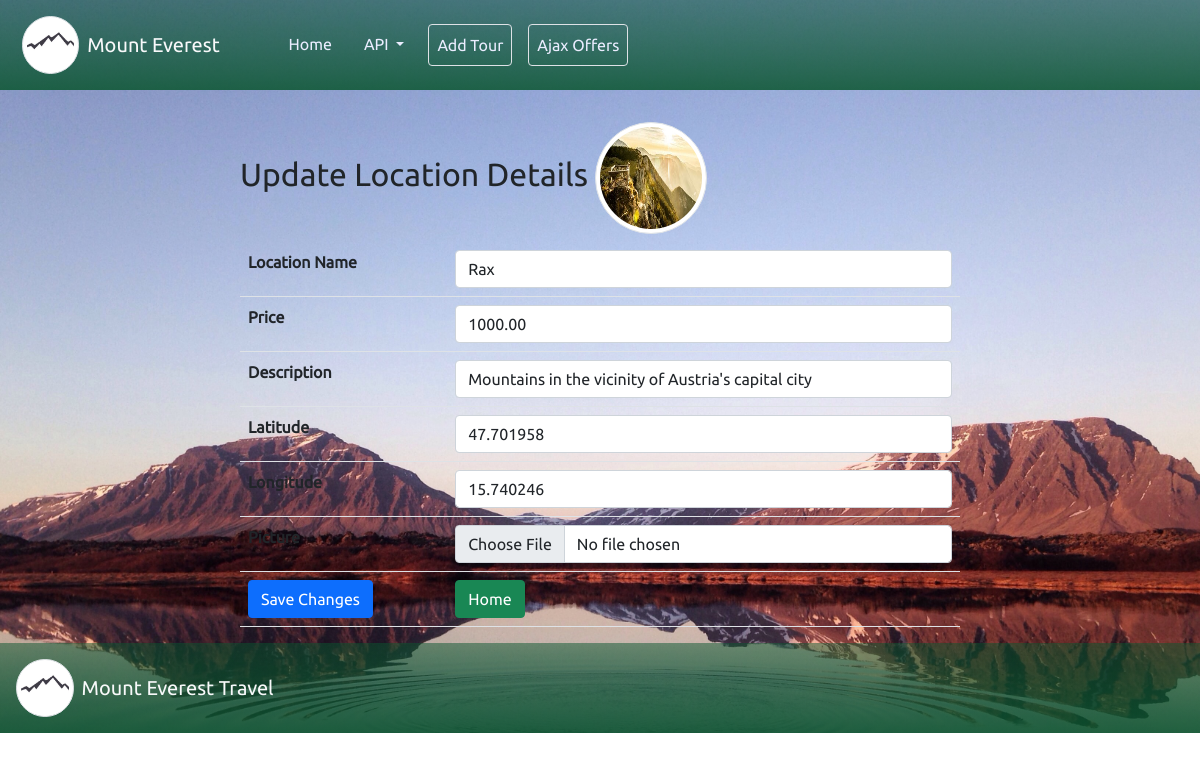
Page /update.php?id=1 on the committed database.
### tables this page shows
CREATE TABLE `locations` (
  `loc_id` int(11) NOT NULL,
  `location_name` varchar(255) NOT NULL,
  `price` decimal(10,2) NOT NULL,
  `description` varchar(255) NOT NULL,
  `activities` varchar(255) DEFAULT 'Climbing and hiking',
  `latitude` decimal(8,6) NOT NULL,
  `longitude` decimal(9,6) NOT NULL,
  `picture` varchar(255) DEFAULT NULL,
  `created_at` timestamp NOT NULL DEFAULT current_timestamp() ON UPDATE current_timestamp()
);

### update.php (the view, shortened to what this page needs)
<?php
require_once 'includes/db_connect.inc.php';
if ($_GET['id']) {
    $id = $_GET['id'];
    $sql = "SELECT * FROM locations WHERE loc_id = {$id};";
    $res = mysqli_query($connect, $sql);
    if (mysqli_num_rows($res) == 1) {
        $data = mysqli_fetch_assoc($res);
        $loc = $data['location_name'];
        $price = $data['price'];
        $desc = $data['description'];
        $lat = $data['latitude'];
        $lng = $data['longitude'];
        $pic = $data['picture'];
    } else {
        header("location: error.php");
    }
} else {
    header("location: error.php");
}
?>
<!DOCTYPE html>
<html lang="en" dir="ltr">
<head>
    <?php require_once 'includes/bootstrap_css.inc.php'; ?>
    <link rel="stylesheet" href="sass/main.css">
</head>
<body>
    <div class="update-container">
        <?php require_once 'includes/nav_root.inc.php'; ?>
        <fieldset class="fieldset-update">
            <legend class='h2 me-3'>Update Location Details
                <img class='img-thumbnail rounded-circle' src='img/<?php echo $pic ?>' alt="<?php echo $loc ?>">
            </legend>
            <form action="actions/a_update.php" method="POST" enctype="multipart/form-data">
                <table class="table table-hover">
                    <tr>
                        <th>Location Name</th>
                        <td>
                            <input class="form-control" type="text" name="location_name" placeholder="Location Name"
                                value="<?php echo $loc ?>" />
                        </td>
                    </tr>
                    <tr>
                        <th>Price</th>
                        <td>
                            <input class="form-control" type="number" name="price" step="any" placeholder="Price"
                                value="<?php echo $price ?>" />
                        </td>
                    </tr>
                    <tr>
                        <th>Description</th>
                        <td>
                            <input class="form-control" type="text" name="description" placeholder="Description"
                                value="<?php echo $desc ?>" />
                        </td>
                    </tr>
                    <tr>
                        <th>Latitude</th>
                        <td>
                            <input class="form-control" type="number" name="latitude" step="any" placeholder="Latitude"
                                value="<?php echo $lat ?>" />
                        </td>
                    </tr>
                    <tr>
                        <th>Longitude</th>
                        <td><input class="form-control" type="number" name="longitude" step="any"
                                placeholder="Longitude" value="<?php echo $lng ?>" /></td>
                    </tr>
                    <tr>
                        <th>Picture</th>
                        <td>
                            <input class="form-control" type="file" name="picture" />
                        </td>
                    </tr>
                    <tr>
                        <td>
                            <button class="btn btn-primary" type="submit">Save Changes</button>
                        </td>
                        <td>
                            <a href="index.php">
                                <button class="btn btn-success" type="button">Home</button>
                            </a>
                        </td>
                    </tr>
                </table>
            </form>
        </fieldset>
        <?php require_once 'includes/footer.php'; ?>
    </div>
</body>
</html>

### sass/main.css (style rules this page uses)
.index-container, .create-container, .error-container, .update-container, .show-details-container, .delete-container, .a_update-container, .a_delete-container, .ajax-container, footer { background-position: center; background-size: cover; background-repeat: no-repeat; background-attachment: fixed; }
.error-container, .update-container, .delete-container, .a_update-container, .a_delete-container, .ajax-container { font-family: ubu-r; height: 100%; }
.update-container, .a_update-container { background-image: url("../img/upbg.jpg"); }
fieldset { margin: auto; margin-top: 100px; width: 60%; }
.create-table, fieldset legend { font-family: ubu-r; }
.fieldset-update, .delete-container fieldset { margin: auto; padding-top: 2em; width: 60%; font-family: ubu-r; }
.fieldset-update .img-thumbnail, .delete-container .img-thumbnail { width: 7rem !important; height: 7rem !important; }

### rows in the picture
locations: picture (picture), location_name "Rax", price "1000.00", description "Mountains in the vicinity of Austria's capital city", latitude "47.701958", longitude "15.740246"
